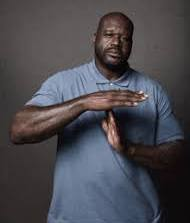
#> input picture randomStuff/input.jpg, 190 x 223 px
$ python image.py
#> lines starting #> are read from the running program, lines starting #| are printed output that depends on the picture; after the words box and inside, x2 and y2 are one past the last pixel; in counts of white or black regions, pixels touching at a corner belong together
import cv2
import numpy as np

# Load the image
image = cv2.imread('input.jpg')
#> image is the input picture: shape (223, 190, 3); mean B, G, R 78.7, 72.6, 74

# Convert the image to grayscale
gray = cv2.cvtColor(image, cv2.COLOR_BGR2GRAY)
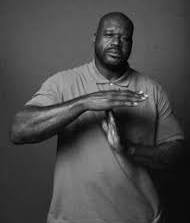
#> gray: shape (223, 190); min 1, max 236, mean 73.8

# Apply edge detection using Canny
edges = cv2.Canny(gray, 50, 150)
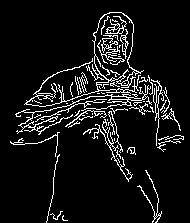
#> edges: shape (223, 190); 8.3% white in thin lines or dots, all inside (x1, y1, x2, y2) = (10, 12, 184, 223)

# Create an output image to draw the edges on
output = cv2.cvtColor(edges, cv2.COLOR_GRAY2BGR)

# Draw the edges on the original image
lines = cv2.HoughLinesP(edges, 1, np.pi / 180, threshold=100, minLineLength=50, maxLineGap=10)
#> lines = None
if lines is not None:
    for line in lines:
        x1, y1, x2, y2 = line[0]
        cv2.line(output, (x1, y1), (x2, y2), (0, 255, 0), 2)

# Display the result
cv2.imshow('Edges', output)
cv2.waitKey(0)
cv2.destroyAllWindows()
